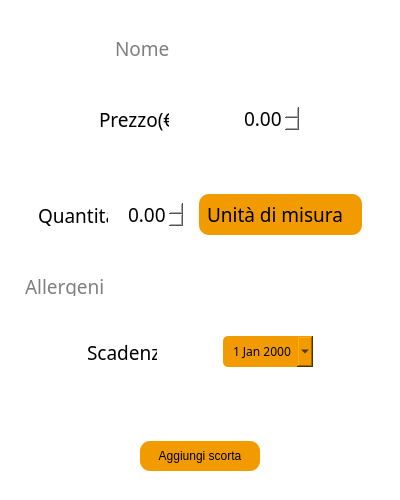
<?xml version="1.0" encoding="UTF-8"?>
<ui version="4.0">
 <class>Form</class>
 <widget class="QWidget" name="Form">
  <property name="geometry">
   <rect>
    <x>0</x>
    <y>0</y>
    <width>400</width>
    <height>500</height>
   </rect>
  </property>
  <property name="sizePolicy">
   <sizepolicy hsizetype="Expanding" vsizetype="Expanding">
    <horstretch>0</horstretch>
    <verstretch>0</verstretch>
   </sizepolicy>
  </property>
  <property name="minimumSize">
   <size>
    <width>400</width>
    <height>500</height>
   </size>
  </property>
  <property name="maximumSize">
   <size>
    <width>400</width>
    <height>500</height>
   </size>
  </property>
  <property name="windowTitle">
   <string>Form</string>
  </property>
  <property name="styleSheet">
   <string notr="true">background-color: rgb(255, 255, 255);
color: rgb(0, 0, 0);
border:none;</string>
  </property>
  <layout class="QVBoxLayout" name="verticalLayout">
   <property name="spacing">
    <number>6</number>
   </property>
   <property name="leftMargin">
    <number>9</number>
   </property>
   <property name="topMargin">
    <number>9</number>
   </property>
   <property name="rightMargin">
    <number>9</number>
   </property>
   <property name="bottomMargin">
    <number>9</number>
   </property>
   <item>
    <widget class="QFrame" name="frame_2">
     <property name="sizePolicy">
      <sizepolicy hsizetype="Expanding" vsizetype="Expanding">
       <horstretch>0</horstretch>
       <verstretch>0</verstretch>
      </sizepolicy>
     </property>
     <property name="frameShape">
      <enum>QFrame::StyledPanel</enum>
     </property>
     <property name="frameShadow">
      <enum>QFrame::Raised</enum>
     </property>
     <layout class="QVBoxLayout" name="verticalLayout_2">
      <item alignment="Qt::AlignHCenter">
       <widget class="QLineEdit" name="nome">
        <property name="sizePolicy">
         <sizepolicy hsizetype="Expanding" vsizetype="Expanding">
          <horstretch>0</horstretch>
          <verstretch>0</verstretch>
         </sizepolicy>
        </property>
        <property name="maximumSize">
         <size>
          <width>16777215</width>
          <height>20</height>
         </size>
        </property>
        <property name="font">
         <font>
          <family>Tiro Kannada</family>
          <pointsize>14</pointsize>
         </font>
        </property>
        <property name="styleSheet">
         <string notr="true">QLineEdit{
padding-left:5px;
padding-right:5px;
}

QLineEdit:focus{
border-bottom:2px solid rgb(242, 155, 0);
}</string>
        </property>
        <property name="placeholderText">
         <string>Nome</string>
        </property>
       </widget>
      </item>
      <item>
       <widget class="QFrame" name="frame">
        <property name="sizePolicy">
         <sizepolicy hsizetype="Expanding" vsizetype="Expanding">
          <horstretch>0</horstretch>
          <verstretch>0</verstretch>
         </sizepolicy>
        </property>
        <property name="maximumSize">
         <size>
          <width>16777215</width>
          <height>70</height>
         </size>
        </property>
        <property name="frameShape">
         <enum>QFrame::StyledPanel</enum>
        </property>
        <property name="frameShadow">
         <enum>QFrame::Raised</enum>
        </property>
        <layout class="QHBoxLayout" name="horizontalLayout_2">
         <property name="spacing">
          <number>0</number>
         </property>
         <property name="leftMargin">
          <number>20</number>
         </property>
         <property name="rightMargin">
          <number>20</number>
         </property>
         <item>
          <widget class="QLabel" name="label">
           <property name="maximumSize">
            <size>
             <width>70</width>
             <height>16777215</height>
            </size>
           </property>
           <property name="font">
            <font>
             <family>Tiro Kannada</family>
             <pointsize>14</pointsize>
            </font>
           </property>
           <property name="text">
            <string>Prezzo(€):</string>
           </property>
          </widget>
         </item>
         <item>
          <widget class="QDoubleSpinBox" name="prezzo">
           <property name="maximumSize">
            <size>
             <width>70</width>
             <height>16777215</height>
            </size>
           </property>
           <property name="font">
            <font>
             <family>Tiro Kannada</family>
             <pointsize>14</pointsize>
            </font>
           </property>
           <property name="alignment">
            <set>Qt::AlignRight|Qt::AlignTrailing|Qt::AlignVCenter</set>
           </property>
           <property name="maximum">
            <double>1000.000000000000000</double>
           </property>
          </widget>
         </item>
        </layout>
       </widget>
      </item>
      <item>
       <widget class="QFrame" name="frame_3">
        <property name="sizePolicy">
         <sizepolicy hsizetype="Expanding" vsizetype="Expanding">
          <horstretch>0</horstretch>
          <verstretch>0</verstretch>
         </sizepolicy>
        </property>
        <property name="maximumSize">
         <size>
          <width>16777215</width>
          <height>70</height>
         </size>
        </property>
        <property name="frameShape">
         <enum>QFrame::StyledPanel</enum>
        </property>
        <property name="frameShadow">
         <enum>QFrame::Raised</enum>
        </property>
        <layout class="QHBoxLayout" name="horizontalLayout">
         <property name="leftMargin">
          <number>20</number>
         </property>
         <property name="topMargin">
          <number>0</number>
         </property>
         <property name="rightMargin">
          <number>20</number>
         </property>
         <property name="bottomMargin">
          <number>0</number>
         </property>
         <item>
          <widget class="QLabel" name="label_2">
           <property name="maximumSize">
            <size>
             <width>70</width>
             <height>16777215</height>
            </size>
           </property>
           <property name="font">
            <font>
             <family>Tiro Kannada</family>
             <pointsize>14</pointsize>
            </font>
           </property>
           <property name="text">
            <string>Quantita:</string>
           </property>
          </widget>
         </item>
         <item>
          <widget class="QDoubleSpinBox" name="quantita">
           <property name="maximumSize">
            <size>
             <width>70</width>
             <height>16777215</height>
            </size>
           </property>
           <property name="font">
            <font>
             <family>Tiro Kannada</family>
             <pointsize>14</pointsize>
            </font>
           </property>
           <property name="alignment">
            <set>Qt::AlignRight|Qt::AlignTrailing|Qt::AlignVCenter</set>
           </property>
           <property name="maximum">
            <double>1000.000000000000000</double>
           </property>
          </widget>
         </item>
         <item alignment="Qt::AlignRight">
          <widget class="QComboBox" name="selettore_unita">
           <property name="minimumSize">
            <size>
             <width>130</width>
             <height>30</height>
            </size>
           </property>
           <property name="font">
            <font>
             <family>Tiro Kannada</family>
             <pointsize>14</pointsize>
            </font>
           </property>
           <property name="cursor">
            <cursorShape>PointingHandCursor</cursorShape>
           </property>
           <property name="styleSheet">
            <string notr="true">QComboBox {
    background-color: rgb(242, 155, 0);
    color:black;
    border: none;
    border-radius: 10px;
   padding-top:6px;
   padding-bottom:6px;
   padding-left:8px;
   
}
QComboBox QAbstractItemView {
    selection-background-color: rgb(242, 155, 0);
    selection-color: #ffffff;
    
}
QComboBox QAbstractItemView::item:hover {
    background-color: rgb(242, 155, 0);

}
QComboBox::drop-down {
    border: none;
}
QComboBox::down-arrow {
    
	image: url(:/icone/icone/freccia.png);
    padding-right:8px;
    width: 13px; 
    height: 13px;
}</string>
           </property>
           <property name="placeholderText">
            <string>Unità di misura</string>
           </property>
           <item>
            <property name="text">
             <string>L</string>
            </property>
           </item>
           <item>
            <property name="text">
             <string>Kg</string>
            </property>
           </item>
           <item>
            <property name="text">
             <string>g</string>
            </property>
           </item>
           <item>
            <property name="text">
             <string>Pz</string>
            </property>
           </item>
          </widget>
         </item>
        </layout>
       </widget>
      </item>
      <item>
       <widget class="QLineEdit" name="allergeni">
        <property name="sizePolicy">
         <sizepolicy hsizetype="Expanding" vsizetype="Expanding">
          <horstretch>0</horstretch>
          <verstretch>0</verstretch>
         </sizepolicy>
        </property>
        <property name="maximumSize">
         <size>
          <width>16777215</width>
          <height>20</height>
         </size>
        </property>
        <property name="font">
         <font>
          <family>Tiro Kannada</family>
          <pointsize>14</pointsize>
         </font>
        </property>
        <property name="styleSheet">
         <string notr="true">QLineEdit{
padding-left:5px;
padding-right:5px;
}

QLineEdit:focus{
border-bottom:2px solid rgb(242, 155, 0);
}</string>
        </property>
        <property name="placeholderText">
         <string>Allergeni</string>
        </property>
       </widget>
      </item>
      <item>
       <widget class="QFrame" name="frame_5">
        <property name="maximumSize">
         <size>
          <width>16777215</width>
          <height>60</height>
         </size>
        </property>
        <property name="frameShape">
         <enum>QFrame::StyledPanel</enum>
        </property>
        <property name="frameShadow">
         <enum>QFrame::Raised</enum>
        </property>
        <layout class="QHBoxLayout" name="horizontalLayout_4">
         <item>
          <widget class="QLabel" name="label_3">
           <property name="maximumSize">
            <size>
             <width>70</width>
             <height>16777215</height>
            </size>
           </property>
           <property name="font">
            <font>
             <family>Tiro Kannada</family>
             <pointsize>14</pointsize>
            </font>
           </property>
           <property name="text">
            <string>Scadenza:</string>
           </property>
          </widget>
         </item>
         <item>
          <widget class="QDateEdit" name="data_scadenza">
           <property name="maximumSize">
            <size>
             <width>90</width>
             <height>16777215</height>
            </size>
           </property>
           <property name="font">
            <font>
             <family>Tiro Kannada</family>
            </font>
           </property>
           <property name="styleSheet">
            <string notr="true">QDateEdit {
    background-color: rgb(242, 155, 0);
    color:black;
    border: none;
    border-radius: 5px;
   padding-top:6px;
   padding-bottom:6px;
   padding-left:8px;
   
}
</string>
           </property>
           <property name="calendarPopup">
            <bool>true</bool>
           </property>
          </widget>
         </item>
        </layout>
       </widget>
      </item>
     </layout>
    </widget>
   </item>
   <item>
    <widget class="QFrame" name="frame_4">
     <property name="sizePolicy">
      <sizepolicy hsizetype="Expanding" vsizetype="Expanding">
       <horstretch>0</horstretch>
       <verstretch>0</verstretch>
      </sizepolicy>
     </property>
     <property name="maximumSize">
      <size>
       <width>16777215</width>
       <height>70</height>
      </size>
     </property>
     <property name="frameShape">
      <enum>QFrame::StyledPanel</enum>
     </property>
     <property name="frameShadow">
      <enum>QFrame::Raised</enum>
     </property>
     <layout class="QHBoxLayout" name="horizontalLayout_3">
      <item alignment="Qt::AlignHCenter">
       <widget class="QPushButton" name="new_scorta_button">
        <property name="minimumSize">
         <size>
          <width>120</width>
          <height>30</height>
         </size>
        </property>
        <property name="cursor">
         <cursorShape>PointingHandCursor</cursorShape>
        </property>
        <property name="styleSheet">
         <string notr="true">QPushButton{
   
	background-color: rgb(242, 155, 0);
     border:none;
     
	color: rgb(0, 0, 0);
     border-radius:10px;
   
}</string>
        </property>
        <property name="text">
         <string>Aggiungi scorta</string>
        </property>
       </widget>
      </item>
     </layout>
    </widget>
   </item>
  </layout>
 </widget>
 <resources>
  <include location="../../home/view/res.qrc"/>
 </resources>
 <connections/>
</ui>
